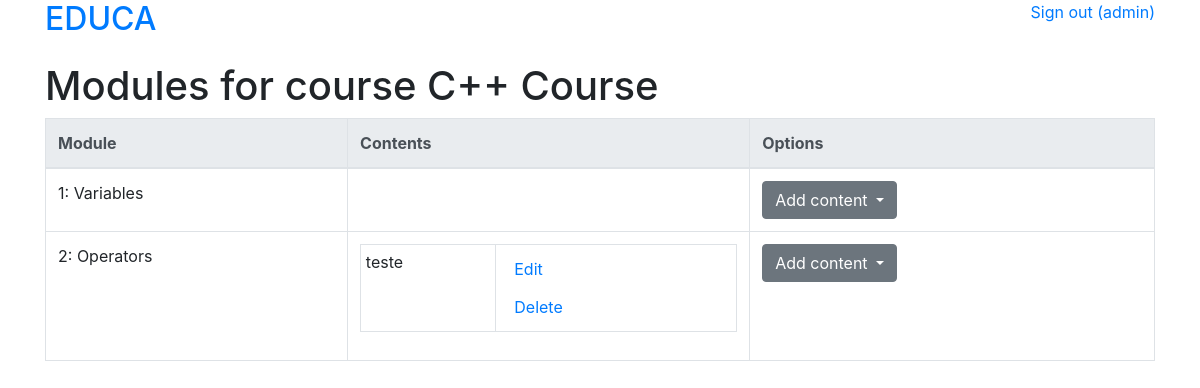
The page /courses/module/4/ (signed in) on the database as committed earlier.
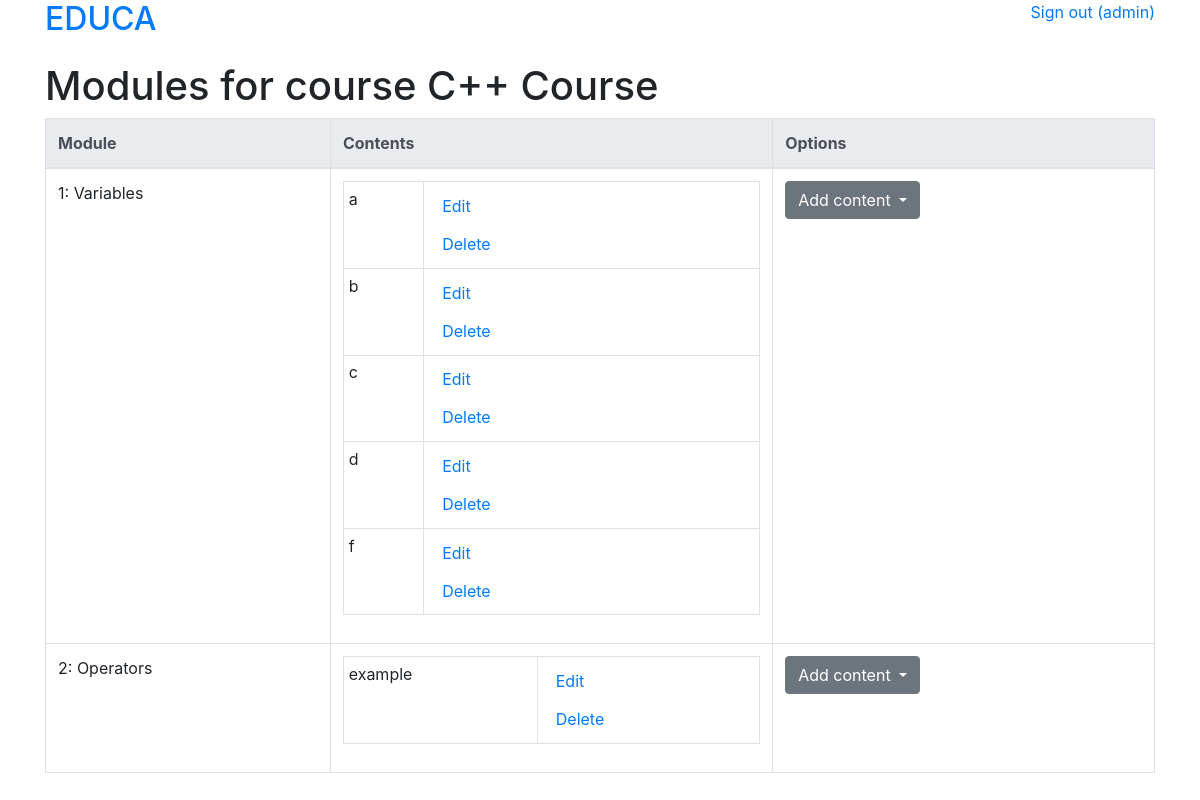
The same page on the database as committed later.
### courses/models.py (models this page shows, shortened)
class Course(models.Model):
    owner = models.ForeignKey(
        get_user_model(), related_name="courses", on_delete=models.CASCADE
    )
    subject = models.ForeignKey(
        Subject, related_name="courses", on_delete=models.CASCADE
    )
    students = models.ManyToManyField(
        get_user_model(), related_name="courses_enrolled", blank=True
    )
    title = models.CharField(max_length=250)
    slug = models.SlugField(max_length=250, unique=True)
    overview = models.TextField()
    created = models.DateTimeField(auto_now_add=True)
    updated = models.DateTimeField(auto_now=True)
    class Meta:
        ordering = ("-created",)
    def __str__(self):
        return self.title

class Module(models.Model):
    course = models.ForeignKey(Course, related_name="modules", on_delete=models.CASCADE)
    title = models.CharField(max_length=250)
    description = models.TextField(blank=True)
    order = OrderField(blank=True, for_fields=["course"])
    class Meta:
        ordering = ("order",)

class Content(models.Model):
    module = models.ForeignKey(
        Module, related_name="contents", on_delete=models.CASCADE
    )
    content_type = models.ForeignKey(
        ContentType,
        on_delete=models.CASCADE,
        limit_choices_to={"model__in": ["text", "file", "image", "video"]},
    )
    object_id = models.PositiveIntegerField()
    item = GenericForeignKey("content_type", "object_id")
    order = OrderField(blank=True, for_fields=["module"])
    class Meta:
        ordering = ("order",)

class ItemBase(models.Model):
    owner = models.ForeignKey(
        get_user_model(), related_name="%(class)s_set", on_delete=models.CASCADE
    )
    title = models.CharField(max_length=200)
    created = models.DateTimeField(auto_now_add=True)
    updated = models.DateTimeField(auto_now=True)
    class Meta:
        abstract = True
    def __str__(self):
        return self.title

class Image(ItemBase):
    image = models.ImageField(upload_to="images")

class TextItem(ItemBase):
    content = models.TextField()

### courses/views.py (the view)
# urls.py: path("module/<int:course_id>/", views.ModuleContentListView.as_view(), name="module_content_list"),
class ModuleContentListView(TemplateResponseMixin, View):
    template_name = "courses/manage/module/content_list.html"
    def get(self, request, course_id):
        course = get_object_or_404(Course, id=course_id, owner=request.user)
        return self.render_to_response({"course": course})

### courses/templates/courses/manage/module/content_list.html (shortened to what this page needs)
{% extends "base.html" %}
{% load static %}
{% load crispy_forms_tags %}
{% block content %}
    <h1>
        Modules for course {{ course }}
    </h1>
    <table class="table table-bordered modules_list">
        <thead class="thead-light">
            <tr>
                <th>Module</th>
                <th>Contents</th>
                <th>Options</th>
            </tr>
        </thead>
        <tbody>
        {% with modules=course.modules.all %}
            {% for module in modules %}
            <tr class="module_row" data-module-id="{{ module.id }}">
                <td>{{ module.order|add:1 }}: {{ module.title }}</td>
                <td>
                    <table class="table table-sm contents_list">
                    <tbody>
                    {% with contents=module.contents.all %}
                    {% for content in contents %}
                    <tr class="content_row" data-module-id="{{ module.id }}" data-content-id="{{ content.id }}">
                    <td>{{ content.item }}</td>
                    <td>
                        <a class="btn btn-link" href="{% url "courses:module_content_update" module.id content.content_type.model content.item.id %}">Edit</a>
                        <form action="{% url "courses:module_content_delete" content.id %}" method="POST">
                            <button class="btn btn-link" type="submit">Delete</button>
                        </form>
                    </td>
                    </tr>
                    {% endfor %}
                    {% endwith %}
                    </tbody>
                    </table>
                </td>
                <td>
                    <div class="dropdown">
                        <button class="btn btn-secondary dropdown-toggle" type="button" id="dropdownMenuButton" data-toggle="dropdown" aria-haspopup="true" aria-expanded="false">
                            Add content
                        </button>
                    </div>
                </td>
            </tr>
            {% endfor %}
        {% endwith %}
    </table>
{% endblock %}
{% block body_append %}
    <link rel="stylesheet" href="{% static "courses/css/jquery-sortable.css" %}">
{% endblock %}

### courses/templates/base.html (shortened to what this page needs)
{% load static %}
<!DOCTYPE html>
<html lang="en">
<head>
    <link rel="stylesheet" href="https://stackpath.bootstrapcdn.com/bootstrap/4.3.1/css/bootstrap.min.css">
</head>
<body>
    <div class="container">
        <div class="row mb-3">
            <div class="col">
                <h2><a href="{% url "courses:course_list" %}">EDUCA</a></h2>
            </div>
            <div class="col text-right">
                {% if request.user.is_authenticated %}
                    <a href="{% url "logout" %}">Sign out ({{ request.user }})</a>
                {% else %}
                    <a href="{% url "login" %}">Sign in</a>
                {% endif %}
            </div>
        </div>
        <div class="row">
            <div class="col">
            {% block content %}
            {% endblock %}
            </div>
        </div>
    </div>
    {% block body_append %}
    {% endblock %}
</body>
</html>

Rows that differ between the two databases and show on the page:
removed Content: item "teste", shown under Module "Operators"
added Content: item "a", shown under Module "Variables"
added Content: item "b", shown under Module "Variables"
added Content: item "c", shown under Module "Variables"
added Content: item "d", shown under Module "Variables"
added Content: item "f", shown under Module "Variables"
added Content: item "example", shown under Module "Operators"
